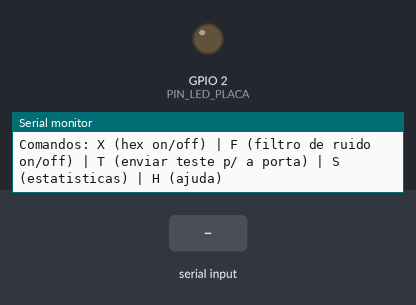
A sketch run on a simulated ESP32. Shown: output pins drawn as LEDs (lit = HIGH), the last lines printed to the serial monitor. The inputs (shaded band) are chosen by the test bench.

Above: at 1.7 s.
1.8 s: "X\n" received over the second serial link
At 2.7 s:
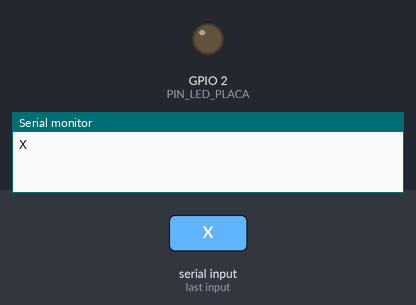
6.4 s: "F\n" received over the second serial link
At 7.4 s:
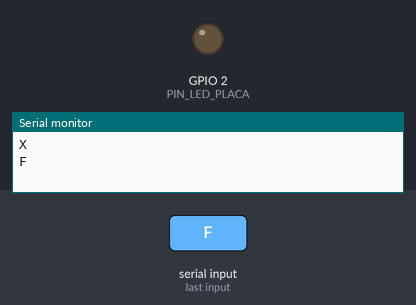
9.4 s: "T\n" received over the second serial link
At 10.8 s:
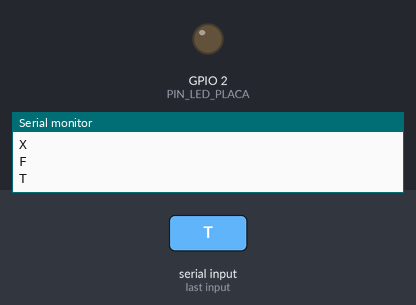
Timing chart, 0 to 11.9 s (numbered marks = the images above; inputs shaded):
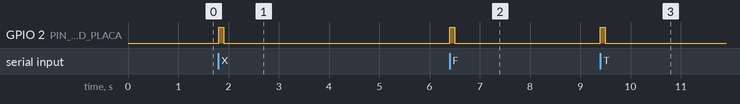

The sketch:

receptor_esp32.ino
```cpp
/*
 * RECEPTOR - SEGUNDO ESP32 (teste da comunicacao Serial2)
 * ============================================================================
 * Recebe pelo Serial2 as mesmas linhas que o ESP32 da porta envia
 * (ex.: "EVT:PAUSA;UID=04A1B2C3 | Acesso autorizado...") e imprime
 * IDENTICAS no Serial Monitor (115200) deste ESP32.
 *
 * O pino RX2 (GPIO16) fica com PULL-UP INTERNO SEMPRE LIGADO, para que a linha
 * nao flutue (e nao gere lixo) enquanto o outro ESP32 nao esta transmitindo.
 *
 * LIGACOES (cruzadas!)
 *   ESP32 da PORTA  TX2 = GPIO17  ---->  RX2 = GPIO16  deste ESP32
 *   ESP32 da PORTA  RX2 = GPIO16  <----  TX2 = GPIO17  deste ESP32 (opcional)
 *   GND da porta ------------------------ GND deste ESP32   (OBRIGATORIO)
 *
 * Os dois ESP32 devem usar o mesmo baud (115200) e ambos sao 3V3.
 *
 * COMANDOS no Serial Monitor deste ESP32 (um caractere)
 *   X : liga/desliga modo HEX (mostra cada byte recebido, util p/ diagnostico)
 *   F : liga/desliga filtro de ruido (descarta bytes nao imprimiveis)
 *   T : envia uma linha de teste para o ESP32 da porta
 *   S : mostra estatisticas (bytes, linhas, descartados, ultimo recebimento)
 *   H : ajuda
 */

#include "driver/gpio.h"

#define SERIAL2_RX    16
#define SERIAL2_TX    17
#define SERIAL2_BAUD  115200

#define PIN_LED_PLACA 2          // LED azul embutido: pisca a cada linha recebida
const unsigned long PULSO_LED_MS       = 100;
const unsigned long AVISO_SEM_DADOS_MS = 5000;   // avisa se ficar tanto tempo sem receber nada
const unsigned long REFORCO_PULLUP_MS  = 1000;   // reaplica o pull-up periodicamente

static String        linha         = "";
static bool          modoHex       = false;
static bool          filtroRuido   = true;   // descarta bytes nao imprimiveis
static unsigned long totalBytes    = 0;
static unsigned long totalLinhas   = 0;
static unsigned long totalDescart  = 0;
static unsigned long tUltimoByte   = 0;
static unsigned long tUltimoAviso  = 0;
static unsigned long tLedApagar    = 0;
static unsigned long tPullup       = 0;
static bool          ledAceso      = false;
static unsigned long contadorTeste = 0;

// Mantem o pull-up interno ligado no RX2 sem desconectar o pino da UART.
static void pullupRX() {
  gpio_pullup_en((gpio_num_t)SERIAL2_RX);
  gpio_pulldown_dis((gpio_num_t)SERIAL2_RX);
}

static void pulsoLed() {
  digitalWrite(PIN_LED_PLACA, HIGH);
  ledAceso = true;
  tLedApagar = millis() + PULSO_LED_MS;
}

static void atualizarLed() {
  if (ledAceso && (long)(millis() - tLedApagar) >= 0) {
    digitalWrite(PIN_LED_PLACA, LOW);
    ledAceso = false;
  }
}

static void ajuda() {
  Serial.println();
  Serial.println("Comandos: X (hex on/off) | F (filtro de ruido on/off) | T (enviar teste p/ a porta) | S (estatisticas) | H (ajuda)");
}

static void estatisticas() {
  Serial.printf(">> bytes=%lu  linhas=%lu  descartados=%lu  filtro=%s  ",
                totalBytes, totalLinhas, totalDescart, filtroRuido ? "ON" : "OFF");
  if (totalBytes == 0) Serial.println("NADA recebido ainda.");
  else Serial.printf("ultimo byte ha %lu ms\n", millis() - tUltimoByte);
}

static void tratarComandos() {
  while (Serial.available()) {
    char c = toupper(Serial.read());
    if (c == '\r' || c == '\n' || c == ' ') continue;
    switch (c) {
      case 'X':
        modoHex = !modoHex;
        Serial.printf(">> modo HEX %s\n", modoHex ? "LIGADO" : "DESLIGADO");
        break;
      case 'F':
        filtroRuido = !filtroRuido;
        Serial.printf(">> filtro de ruido %s\n", filtroRuido ? "LIGADO" : "DESLIGADO");
        break;
      case 'T':
        contadorTeste++;
        Serial2.printf("TESTE do receptor #%lu\n", contadorTeste);
        Serial.printf(">> enviado teste #%lu para a porta (confira o monitor do outro ESP32)\n", contadorTeste);
        break;
      case 'S': estatisticas(); break;
      case 'H': ajuda(); break;
      default:
        Serial.print(">> Comando desconhecido: "); Serial.println(c);
        ajuda();
        break;
    }
  }
}

static void receberSerial2() {
  while (Serial2.available()) {
    int b = Serial2.read();
    if (b < 0) break;
    totalBytes++;
    tUltimoByte = millis();

    if (modoHex) {
      Serial.printf("%02X ", b);
      if (b == '\n') Serial.println();
    }

    // Filtro: so aceita texto ASCII imprimivel, mais CR e LF
    if (filtroRuido && b != '\n' && b != '\r' && (b < 32 || b > 126)) {
      totalDescart++;
      continue;
    }

    if (b == '\r') continue;                 // ignora CR (println envia \r\n)
    if (b == '\n') {                         // fim de linha: imprime IDENTICA ao original
      if (linha.length()) {
        if (modoHex) Serial.print("  -> ");
        Serial.println(linha);
        totalLinhas++;
        pulsoLed();
        linha = "";
      }
    } else {
      linha += (char)b;
      if (linha.length() > 400) {            // protecao: linha longa demais sem '\n'
        Serial.print("[linha longa sem fim] ");
        Serial.println(linha);
        linha = "";
      }
    }
  }
}

void setup() {
  Serial.begin(115200);
  Serial2.begin(SERIAL2_BAUD, SERIAL_8N1, SERIAL2_RX, SERIAL2_TX);
  pullupRX();                                // RX2 em pull-up constante

  pinMode(PIN_LED_PLACA, OUTPUT);
  digitalWrite(PIN_LED_PLACA, LOW);

  // Descarta qualquer lixo acumulado durante a inicializacao
  delay(100);
  while (Serial2.available()) Serial2.read();

  delay(400);
  Serial.println();
  Serial.println("=== RECEPTOR Serial2 | segundo ESP32 ===");
  Serial.printf("Serial2: RX=GPIO%d (pull-up ON)  TX=GPIO%d  baud=%d\n", SERIAL2_RX, SERIAL2_TX, SERIAL2_BAUD);
  Serial.println("Aguardando mensagens do ESP32 da porta...");
  ajuda();
  tUltimoAviso = millis();
  tPullup = millis();
}

void loop() {
  atualizarLed();
  tratarComandos();
  receberSerial2();

  // Reforca o pull-up de tempos em tempos (garante que continua ligado)
  if (millis() - tPullup > REFORCO_PULLUP_MS) {
    tPullup = millis();
    pullupRX();
  }

  // Diagnostico: avisa periodicamente enquanto nao chega nada
  if (totalBytes == 0 && millis() - tUltimoAviso > AVISO_SEM_DADOS_MS) {
    tUltimoAviso = millis();
    Serial.println("[aviso] Nenhum byte recebido no Serial2 ate agora. "
                   "Confira: TX(17) da porta -> RX(16) daqui, GND comum, baud 115200.");
  }
}
```

Measured:
- after the input at 1.8 s, GPIO 2 (PIN_LED_PLACA): LOW → HIGH at once, → LOW 0.10 s later
- after the input at 6.4 s, GPIO 2 (PIN_LED_PLACA): LOW → HIGH at once, → LOW 0.10 s later
- after the input at 9.4 s, GPIO 2 (PIN_LED_PLACA): LOW → HIGH at once, → LOW 0.10 s later
